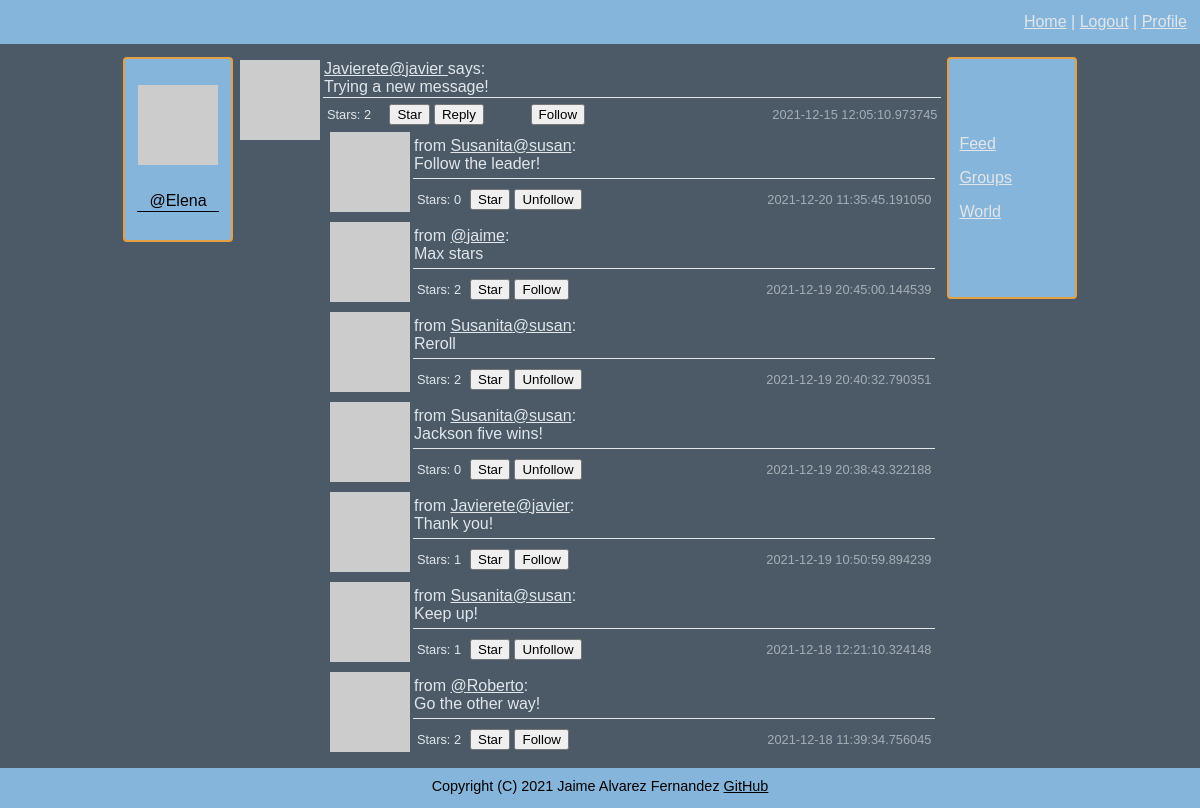
The page /conversation/3 (signed in) on the database its author committed.
### connect/models.py (models this page shows, shortened)
class User(UserMixin, db.Model):
    id = db.Column(db.Integer, primary_key=True)
    username = db.Column(db.String(64), index=True, unique=True)
    email = db.Column(db.String(120), index=True, unique=True)
    nickname = db.Column(db.String(64))
    password = db.Column(db.String(128))
    about_me = db.Column(db.String(140))
    location = db.Column(db.String(64))
    website = db.Column(db.String(120))
    last_seen = db.Column(db.DateTime, default=datetime.datetime.utcnow)
    follower_bio = db.Column(db.Boolean, default=False)
    posts = db.relationship('Posts', backref='author', lazy='dynamic')
    reply = db.relationship('Reply', backref='author', lazy='dynamic')
    followed = db.relationship('User',
                               secondary=followers,
                               primaryjoin=(followers.c.follower_id == id),
                               secondaryjoin=(followers.c.followed_id == id),
                               backref=db.backref('followers', lazy='dynamic'), lazy='dynamic')
    starred = db.relationship('Posts',
                              secondary=stars,
                              backref=db.backref('awarded_stars', lazy='dynamic'), lazy='dynamic')
    starred_reply = db.relationship('Reply',
                                    secondary=stars_reply,
                                    backref=db.backref('awarded_stars_reply', lazy='dynamic'), lazy='dynamic')
    def avatar(self, size):
        digest = md5(self.email.lower().encode('utf-8')).hexdigest()
        return f'https://www.gravatar.com/avatar/{digest}?d=identicon&s={size}'
    def is_following(self, user):
        return self.followed.filter(followers.c.followed_id == user.id).count() > 0
    def is_starred(self, post):
        return self.starred.filter(stars.c.post_id == post.id).count() > 0
    def is_starred_reply(self, reply):
        return self.starred_reply.filter(stars_reply.c.reply_id == reply.id).count() > 0

class Posts(db.Model):
    id = db.Column(db.Integer, primary_key=True)
    body = db.Column(db.String(140))
    timestamp = db.Column(db.DateTime, index=True, default=datetime.datetime.utcnow)
    user_id = db.Column(db.Integer, db.ForeignKey('user.id'))
    reply = db.relationship('Reply', backref='original', lazy='dynamic')
    def replies(self):
        return Reply.query.filter_by(post_id=self.id).order_by(Reply.timestamp.desc()).all()

class Reply(db.Model):
    id = db.Column(db.Integer, primary_key=True)
    body = db.Column(db.String(140))
    timestamp = db.Column(db.DateTime, index=True, default=datetime.datetime.utcnow)
    user_id = db.Column(db.Integer, db.ForeignKey('user.id'))
    post_id = db.Column(db.Integer, db.ForeignKey('posts.id'))

### connect/routing.py (the view)
@app.route('/conversation/<post>')
@flask_login.login_required
def conversation(post):
    empty_form = forms.EmptyForm()
    post = models.Posts.query.filter_by(id=post).first()
    return flask.render_template('conversation.html', post=post, e_form=empty_form,
                                 title=f"Follow conversation from {post.author.username}")

### connect/forms.py
class EmptyForm(FlaskForm):
    submit = wtforms.SubmitField('Submit')

### connect/models.py (called while the page is built)
@login.user_loader
def load_user(user_id):
    return User.query.get(int(user_id))

### connect/routing.py (called while the page is built)
@app.before_request
def before_request():
    if flask_login.current_user.is_authenticated:
        flask_login.current_user.last_seen = datetime.datetime.utcnow()
        db.session.commit()

### connect/templates/conversation.html (shortened to what this page needs)
{% extends "general_template.html" %}
{% block content %}
<table width="100%">
    <tr>
        <td width="60" rowspan="2" valign="top"><img src="{{ post.author.avatar(60) }}"></td>
        <td class="bottom_line">
                <a href="{{ url_for('user_messages', username=post.author.username) }}">
                    {% if post.author.nickname %}{{ post.author.nickname }}{% endif %}@{{ post.author.username }}
                </a>
                says:<br>
             {{ post.body }}
        </td>
    </tr>
    <tr>
        <td>
            <table width="100%" border="0">
                <tr class="smaller_font_80">
                    <td width="10%">Stars: {{ post.awarded_stars.count() }}</td>
                    <td width="7%">
                        {% if post.author.username != current_user.username %}
                            {% if not current_user.is_starred(post) %}
                            <form method="post" action="{{ url_for('star', post=post.id, url=request.endpoint) }}">
                                {{ e_form.submit(value='Star') }}
                            </form>
                            {% else %}
                            <form method="post" action="{{ url_for('un_star', post=post.id, url=request.endpoint) }}">
                                {{ e_form.hidden_tag() }}
                                {{ e_form.submit(value='Un-star') }}
                            </form>
                            {% endif %}
                        {% endif %}
                    </td>
                    <td>
                        <form method="get" action="{{ url_for('reply', post=post.id, url=request.endpoint) }}">
                            {{ e_form.submit(value='Reply') }}
                        </form>
                    </td>
                    <td>
                        {% if not current_user.is_following(post.author) and post.author != current_user %}
                        <form method="post" action="{{ url_for('follow', username=post.author.username, url=request.endpoint) }}">
                            {{ e_form.submit(value='Follow') }}
                        </form>
                        {% elif current_user.is_following(post.author) and post.author != current_user  %}
                        <form method="post" action="{{ url_for('unfollow', username=post.author.username, url=request.endpoint) }}">
                            {{ e_form.hidden_tag() }}
                            {{ e_form.submit(value='Unfollow') }}
                        </form>
                        {% endif %}
                    </td>
                    <td class="time">{{ post.timestamp }}</td>
                </tr>
                <tr>
                    <td colspan="5">
                        {% for n in range(post.replies()|length) %}
                            {% include "sub_templates/_replies.html" %}
                        {% endfor %}
                    </td>
                </tr>
            </table>
        </td>
    </tr>
</table>
{% endblock %}

### connect/templates/sub_templates/_profile.html (shortened to what this page needs)
{% if user and user != current_user %}
    <p>
        <img src="{{ user.avatar(128) }}">
    </p>
    <table width="100%">
        <tr>
            <td>
                {% if user.nickname is not none %}
                {{ user.nickname }}
                {% endif %}
            </td>
        </tr>
        <tr>
            <td class="bottom_line">
                @{{ user.username }}
            </td>
        </tr>
        <tr>
            <td>
                {% if not current_user.is_following(user) %}
                <form method="post" action="{{ url_for('follow', username=user.username, url=request.endpoint) }}">
                    {{ e_form.hidden_tag() }}
                    {{ e_form.submit(value='Follow') }}
                </form>
                {% else %}
                <form method="post" action="{{ url_for('unfollow', username=user.username, url=request.endpoint) }}">
                    {{ e_form.hidden_tag() }}
                    {{ e_form.submit(value='Unfollow') }}
                </form>
                {% endif %}
            </td>
        </tr>
        <tr>
            <td class="justify_text">
                {% if user.about_me is not none %}
                    {{ user.about_me }}
                {% endif %}
            </td>
        </tr>
        <tr>
            <td>
                {% if user.location is not none %}
                    {{ user.location }}
                {% endif %}
            </td>
        </tr>
        <tr>
            <td>
                {% if user.website is not none %}
                    <a href="{{ current_user.website }}">{{ current_user.website }}</a>
                {% endif %}
            </td>
        </tr>
        <tr>
            <td>
                {% if user.follower_bio %}
                Followers: {{ current_user.followers.count() }}
                {% endif %}
            </td>
        </tr>
    </table>
{% else %}
    <p>
        <img src="{{ current_user.avatar(128) }}">
    </p>
    <table width="100%">
        <tr>
            <td>
            </td>
        </tr>
        <tr>
            <td class="bottom_line">
                @{{ current_user.username }}
            </td>
        </tr>
        <tr>
            <td class="justify_text">
            </td>
        </tr>
        <tr>
            <td class="justify_text">
            </td>
        </tr>
        <tr>
            <td class="justify_text">
            </td>
        </tr>
        <tr>
            <td>
            </td>
        </tr>
    </table>
{% endif %}

### connect/templates/sub_templates/_replies.html (shortened to what this page needs)
<table width="100%">
    <tr>
        <td width="30" rowspan="2" valign="top"><img src="{{ post.replies()[n].author.avatar(30) }}"></td>
        <td class="bottom_line">
            from
            <a href="{{ url_for('user_messages', username=post.replies()[n].author.username) }}">{% if post.replies()[n].author.nickname %}{{ post.replies()[n].author.nickname }}{% endif %}@{{ post.replies()[n].author.username }}</a>:<br>
            {{ post.replies()[n].body }}
        </td>
    </tr>
    <tr>
        <td>
            <table width="100%" border="0">
                <tr class="smaller_font_80">
                    <td width="10%">Stars: {{ post.replies()[n].awarded_stars_reply.count() }}</td>
                    <td width="7%">
                        {% if post.replies()[n].author.username != current_user.username %}
                            {% if not current_user.is_starred_reply(post.replies()[n]) %}
                            <form method="post" action="{{ url_for('star_reply', reply_id=post.replies()[n].id, url=request.endpoint) }}">
                                {{ e_form.submit(value='Star') }}
                            </form>
                            {% else %}
                            <form method="post" action="{{ url_for('un_star_reply', reply_id=post.replies()[n].id, url=request.endpoint) }}">
                                {{ e_form.hidden_tag() }}
                                {{ e_form.submit(value='Un-star') }}
                            </form>
                            {% endif %}
                        {% endif %}
                    </td>
                    <td>
                        {% if not current_user.is_following(post.replies()[n].author) and post.replies()[n].author != current_user %}
                        <form method="post" action="{{ url_for('follow', username=post.replies()[n].author.username, url=request.endpoint) }}">
                            {{ e_form.submit(value='Follow') }}
                        </form>
                        {% elif current_user.is_following(post.replies()[n].author) and post.replies()[n].author != current_user  %}
                        <form method="post" action="{{ url_for('unfollow', username=post.replies()[n].author.username, url=request.endpoint) }}">
                            {{ e_form.submit(value='Unfollow') }}
                        </form>
                        {% endif %}
                    </td>
                    <td class="time">{{ post.replies()[n].timestamp }}</td>
                </tr>
            </table>
        </td>
    </tr>
</table>

### connect/static/css/style.css (style rules this page uses)
body { font-family: Arial; background: #4b5a66; color: #e1e6eb; min-height: 100vh; margin: 0; }
a { color: inherit; }
.bottom_line { border: solid; border-width: 0px 0 1px 0; }
.justify_text { text-align: justify; text-justify: inter-word; }
.smaller_font_80 { font-size:80%; }
.time { text-align: right; opacity: 0.6; }
body { display:flex; flex-direction:column; }

### rows shown on the page
User: username "Elena"
User: author.nickname "Javierete", author.username "javier", nickname "Javierete", username "javier"
Posts: body "Trying a new message!", timestamp "2021-12-15 12:05:10.973745", id.timestamp "2021-12-20 11:35:45.191050" "2021-12-19 20:45:00.144539" "2021-12-19 20:40:32.790351" "2021-12-19 20:38:43.322188" "2021-12-19 10:50:59.894239" "2021-12-18 12:21:10.324148" "2021-12-18 11:39:34.756045"
User: nickname "Susanita" "Susanita" "Susanita" "Susanita", username "susan" "susan" "susan" "susan"
Reply: body "Follow the leader!"
User: username "jaime"
Reply: body "Max stars"
Reply: body "Reroll"
Reply: body "Jackson five wins!"
Reply: body "Thank you!"
Reply: body "Keep up!"
User: username "Roberto"
Reply: body "Go the other way!"

### other values the page prints
{{ post.awarded_stars.count() }} "2"
{{ post.replies()[n].awarded_stars_reply.count() }} "0" "2" "2" "0" "1" "1" "2"
